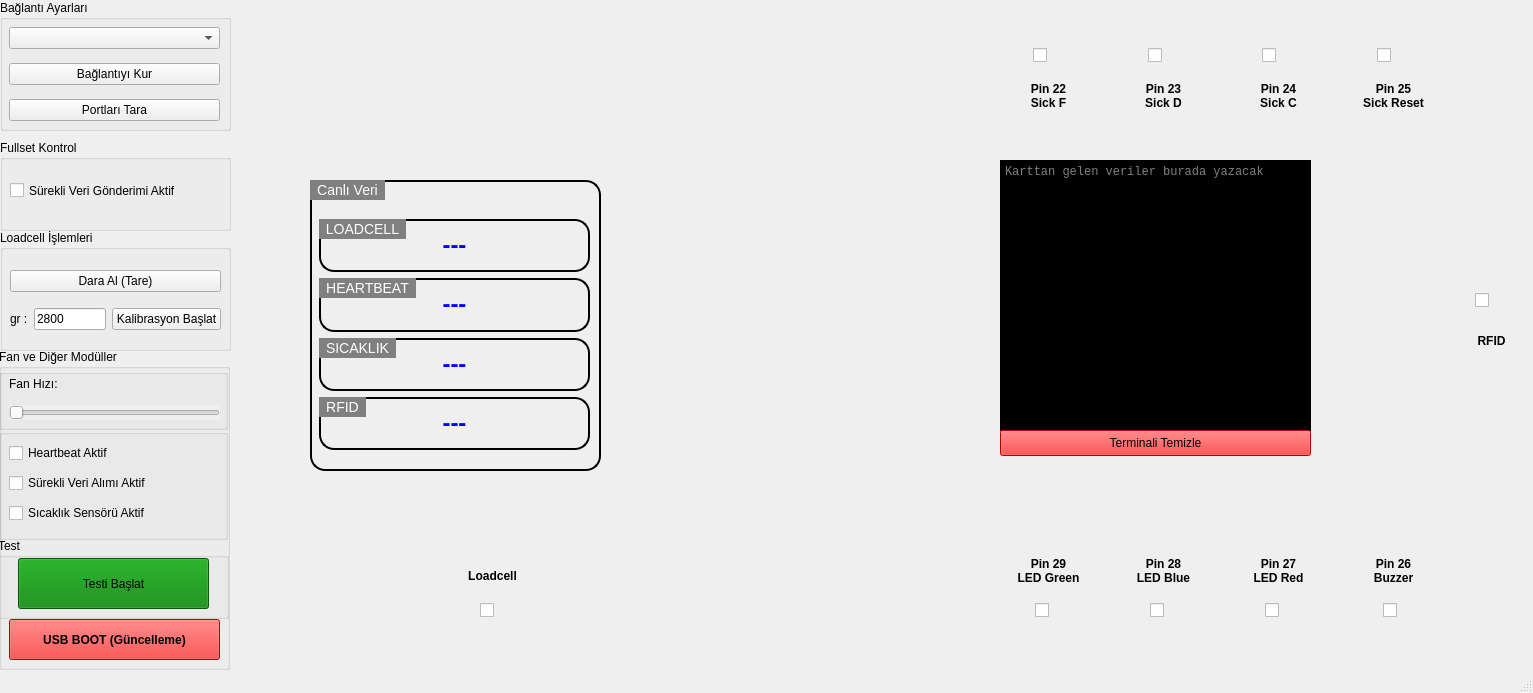
<?xml version="1.0" encoding="UTF-8"?>
<ui version="4.0">
 <class>MainWindow</class>
 <widget class="QMainWindow" name="MainWindow">
  <property name="geometry">
   <rect>
    <x>0</x>
    <y>0</y>
    <width>1533</width>
    <height>693</height>
   </rect>
  </property>
  <property name="windowTitle">
   <string>MainWindow</string>
  </property>
  <property name="autoFillBackground">
   <bool>false</bool>
  </property>
  <property name="styleSheet">
   <string notr="true"/>
  </property>
  <widget class="QWidget" name="centralwidget">
   <widget class="QLabel" name="label">
    <property name="enabled">
     <bool>true</bool>
    </property>
    <property name="geometry">
     <rect>
      <x>230</x>
      <y>0</y>
      <width>1301</width>
      <height>671</height>
     </rect>
    </property>
    <property name="styleSheet">
     <string notr="true"/>
    </property>
    <property name="text">
     <string/>
    </property>
    <property name="pixmap">
     <pixmap>board.png</pixmap>
    </property>
    <property name="scaledContents">
     <bool>true</bool>
    </property>
    <property name="alignment">
     <set>Qt::AlignmentFlag::AlignCenter</set>
    </property>
    <property name="indent">
     <number>-1</number>
    </property>
   </widget>
   <widget class="QCheckBox" name="pin22Button">
    <property name="geometry">
     <rect>
      <x>1033</x>
      <y>45</y>
      <width>21</width>
      <height>20</height>
     </rect>
    </property>
    <property name="cursor">
     <cursorShape>PointingHandCursor</cursorShape>
    </property>
    <property name="styleSheet">
     <string notr="true">color: black;</string>
    </property>
    <property name="text">
     <string/>
    </property>
   </widget>
   <widget class="QCheckBox" name="pin23Button">
    <property name="geometry">
     <rect>
      <x>1148</x>
      <y>45</y>
      <width>21</width>
      <height>20</height>
     </rect>
    </property>
    <property name="cursor">
     <cursorShape>PointingHandCursor</cursorShape>
    </property>
    <property name="styleSheet">
     <string notr="true">color: black;</string>
    </property>
    <property name="text">
     <string/>
    </property>
   </widget>
   <widget class="QCheckBox" name="pin24Button">
    <property name="geometry">
     <rect>
      <x>1262</x>
      <y>45</y>
      <width>21</width>
      <height>20</height>
     </rect>
    </property>
    <property name="cursor">
     <cursorShape>PointingHandCursor</cursorShape>
    </property>
    <property name="styleSheet">
     <string notr="true">color: black;</string>
    </property>
    <property name="text">
     <string/>
    </property>
   </widget>
   <widget class="QCheckBox" name="pin25Button">
    <property name="geometry">
     <rect>
      <x>1377</x>
      <y>45</y>
      <width>21</width>
      <height>20</height>
     </rect>
    </property>
    <property name="cursor">
     <cursorShape>PointingHandCursor</cursorShape>
    </property>
    <property name="styleSheet">
     <string notr="true">color: black;</string>
    </property>
    <property name="text">
     <string/>
    </property>
   </widget>
   <widget class="QCheckBox" name="RFIDButton">
    <property name="geometry">
     <rect>
      <x>1475</x>
      <y>290</y>
      <width>21</width>
      <height>20</height>
     </rect>
    </property>
    <property name="cursor">
     <cursorShape>PointingHandCursor</cursorShape>
    </property>
    <property name="styleSheet">
     <string notr="true">color: black;</string>
    </property>
    <property name="text">
     <string/>
    </property>
   </widget>
   <widget class="QCheckBox" name="pin26Button">
    <property name="geometry">
     <rect>
      <x>1383</x>
      <y>600</y>
      <width>21</width>
      <height>20</height>
     </rect>
    </property>
    <property name="cursor">
     <cursorShape>PointingHandCursor</cursorShape>
    </property>
    <property name="styleSheet">
     <string notr="true">color: black;</string>
    </property>
    <property name="text">
     <string/>
    </property>
   </widget>
   <widget class="QCheckBox" name="pin27Button">
    <property name="geometry">
     <rect>
      <x>1265</x>
      <y>600</y>
      <width>21</width>
      <height>20</height>
     </rect>
    </property>
    <property name="cursor">
     <cursorShape>PointingHandCursor</cursorShape>
    </property>
    <property name="styleSheet">
     <string notr="true">color: black;</string>
    </property>
    <property name="text">
     <string/>
    </property>
   </widget>
   <widget class="QCheckBox" name="pin28Button">
    <property name="geometry">
     <rect>
      <x>1150</x>
      <y>600</y>
      <width>21</width>
      <height>20</height>
     </rect>
    </property>
    <property name="cursor">
     <cursorShape>PointingHandCursor</cursorShape>
    </property>
    <property name="styleSheet">
     <string notr="true">color: black;</string>
    </property>
    <property name="text">
     <string/>
    </property>
   </widget>
   <widget class="QCheckBox" name="pin29Button">
    <property name="geometry">
     <rect>
      <x>1035</x>
      <y>600</y>
      <width>21</width>
      <height>20</height>
     </rect>
    </property>
    <property name="cursor">
     <cursorShape>PointingHandCursor</cursorShape>
    </property>
    <property name="styleSheet">
     <string notr="true">color: black;</string>
    </property>
    <property name="text">
     <string/>
    </property>
   </widget>
   <widget class="QCheckBox" name="loadcellButton">
    <property name="geometry">
     <rect>
      <x>480</x>
      <y>600</y>
      <width>21</width>
      <height>20</height>
     </rect>
    </property>
    <property name="cursor">
     <cursorShape>PointingHandCursor</cursorShape>
    </property>
    <property name="styleSheet">
     <string notr="true">color: black;</string>
    </property>
    <property name="text">
     <string/>
    </property>
   </widget>
   <widget class="QGroupBox" name="connectionSettings">
    <property name="geometry">
     <rect>
      <x>0</x>
      <y>0</y>
      <width>231</width>
      <height>131</height>
     </rect>
    </property>
    <property name="title">
     <string>Bağlantı Ayarları</string>
    </property>
    <widget class="QWidget" name="verticalLayoutWidget">
     <property name="geometry">
      <rect>
       <x>9</x>
       <y>19</y>
       <width>211</width>
       <height>111</height>
      </rect>
     </property>
     <layout class="QVBoxLayout" name="controlLayout">
      <property name="topMargin">
       <number>0</number>
      </property>
      <item>
       <widget class="QComboBox" name="portCombo">
        <property name="enabled">
         <bool>true</bool>
        </property>
        <property name="sizePolicy">
         <sizepolicy hsizetype="Expanding" vsizetype="Fixed">
          <horstretch>0</horstretch>
          <verstretch>0</verstretch>
         </sizepolicy>
        </property>
        <property name="cursor">
         <cursorShape>PointingHandCursor</cursorShape>
        </property>
       </widget>
      </item>
      <item>
       <widget class="QPushButton" name="connectButton">
        <property name="cursor">
         <cursorShape>PointingHandCursor</cursorShape>
        </property>
        <property name="text">
         <string>Bağlantıyı Kur</string>
        </property>
       </widget>
      </item>
      <item>
       <widget class="QPushButton" name="scanPortsButton">
        <property name="minimumSize">
         <size>
          <width>0</width>
          <height>0</height>
         </size>
        </property>
        <property name="cursor">
         <cursorShape>PointingHandCursor</cursorShape>
        </property>
        <property name="text">
         <string>Portları Tara</string>
        </property>
       </widget>
      </item>
     </layout>
    </widget>
   </widget>
   <widget class="QGroupBox" name="pinControls">
    <property name="geometry">
     <rect>
      <x>0</x>
      <y>140</y>
      <width>231</width>
      <height>91</height>
     </rect>
    </property>
    <property name="title">
     <string>Fullset Kontrol</string>
    </property>
    <widget class="QCheckBox" name="fullsetButton">
     <property name="geometry">
      <rect>
       <x>10</x>
       <y>40</y>
       <width>201</width>
       <height>21</height>
      </rect>
     </property>
     <property name="text">
      <string>Sürekli Veri Gönderimi Aktif</string>
     </property>
    </widget>
   </widget>
   <widget class="QGroupBox" name="groupBox">
    <property name="geometry">
     <rect>
      <x>0</x>
      <y>230</y>
      <width>231</width>
      <height>121</height>
     </rect>
    </property>
    <property name="title">
     <string>Loadcell İşlemleri</string>
    </property>
    <widget class="QWidget" name="verticalLayoutWidget_2">
     <property name="geometry">
      <rect>
       <x>10</x>
       <y>30</y>
       <width>211</width>
       <height>81</height>
      </rect>
     </property>
     <layout class="QVBoxLayout" name="verticalLayout">
      <item>
       <widget class="QPushButton" name="loadcellTareButton">
        <property name="cursor">
         <cursorShape>PointingHandCursor</cursorShape>
        </property>
        <property name="text">
         <string>Dara Al (Tare)</string>
        </property>
       </widget>
      </item>
      <item>
       <layout class="QHBoxLayout" name="horizontalLayout">
        <item>
         <widget class="QLabel" name="calibrateLabel">
          <property name="text">
           <string>gr :</string>
          </property>
         </widget>
        </item>
        <item>
         <widget class="QLineEdit" name="calibrateWeight">
          <property name="cursor">
           <cursorShape>IBeamCursor</cursorShape>
          </property>
          <property name="inputMethodHints">
           <set>Qt::InputMethodHint::ImhDigitsOnly</set>
          </property>
          <property name="inputMask">
           <string/>
          </property>
          <property name="text">
           <string>2800</string>
          </property>
          <property name="dragEnabled">
           <bool>false</bool>
          </property>
          <property name="placeholderText">
           <string/>
          </property>
         </widget>
        </item>
        <item>
         <widget class="QPushButton" name="runCalibrateButton">
          <property name="cursor">
           <cursorShape>PointingHandCursor</cursorShape>
          </property>
          <property name="text">
           <string>Kalibrasyon Başlat</string>
          </property>
         </widget>
        </item>
       </layout>
      </item>
     </layout>
    </widget>
   </widget>
   <widget class="QGroupBox" name="groupBox_2">
    <property name="geometry">
     <rect>
      <x>-1</x>
      <y>349</y>
      <width>231</width>
      <height>321</height>
     </rect>
    </property>
    <property name="title">
     <string>Fan ve Diğer Modüller</string>
    </property>
    <widget class="QGroupBox" name="groupBox_3">
     <property name="geometry">
      <rect>
       <x>0</x>
       <y>20</y>
       <width>229</width>
       <height>61</height>
      </rect>
     </property>
     <property name="title">
      <string/>
     </property>
     <widget class="QWidget" name="verticalLayoutWidget_4">
      <property name="geometry">
       <rect>
        <x>10</x>
        <y>0</y>
        <width>211</width>
        <height>51</height>
       </rect>
      </property>
      <layout class="QVBoxLayout" name="verticalLayout_3">
       <item>
        <widget class="QLabel" name="label_2">
         <property name="text">
          <string>Fan Hızı:</string>
         </property>
         <property name="indent">
          <number>0</number>
         </property>
        </widget>
       </item>
       <item>
        <widget class="QSlider" name="fanSlider">
         <property name="sizePolicy">
          <sizepolicy hsizetype="Expanding" vsizetype="Fixed">
           <horstretch>0</horstretch>
           <verstretch>0</verstretch>
          </sizepolicy>
         </property>
         <property name="autoFillBackground">
          <bool>true</bool>
         </property>
         <property name="sliderPosition">
          <number>0</number>
         </property>
         <property name="orientation">
          <enum>Qt::Orientation::Horizontal</enum>
         </property>
        </widget>
       </item>
      </layout>
     </widget>
    </widget>
    <widget class="QGroupBox" name="groupBox_4">
     <property name="geometry">
      <rect>
       <x>0</x>
       <y>80</y>
       <width>229</width>
       <height>111</height>
      </rect>
     </property>
     <property name="title">
      <string/>
     </property>
     <widget class="QWidget" name="verticalLayoutWidget_5">
      <property name="geometry">
       <rect>
        <x>10</x>
        <y>10</y>
        <width>211</width>
        <height>91</height>
       </rect>
      </property>
      <layout class="QVBoxLayout" name="verticalLayout_4">
       <item>
        <widget class="QCheckBox" name="heartbeatCheckBox">
         <property name="cursor">
          <cursorShape>PointingHandCursor</cursorShape>
         </property>
         <property name="text">
          <string>Heartbeat Aktif</string>
         </property>
        </widget>
       </item>
       <item>
        <widget class="QCheckBox" name="continuousCheckBox">
         <property name="cursor">
          <cursorShape>PointingHandCursor</cursorShape>
         </property>
         <property name="text">
          <string>Sürekli Veri Alımı Aktif</string>
         </property>
        </widget>
       </item>
       <item>
        <widget class="QCheckBox" name="temperatureCheckBox">
         <property name="cursor">
          <cursorShape>PointingHandCursor</cursorShape>
         </property>
         <property name="text">
          <string>Sıcaklık Sensörü Aktif</string>
         </property>
        </widget>
       </item>
      </layout>
     </widget>
    </widget>
    <widget class="QPushButton" name="bootButton">
     <property name="geometry">
      <rect>
       <x>10</x>
       <y>270</y>
       <width>211</width>
       <height>41</height>
      </rect>
     </property>
     <property name="cursor">
      <cursorShape>PointingHandCursor</cursorShape>
     </property>
     <property name="styleSheet">
      <string notr="true">background-color: red;
color: black; font: bold;</string>
     </property>
     <property name="text">
      <string>USB BOOT (Güncelleme)</string>
     </property>
     <property name="autoDefault">
      <bool>false</bool>
     </property>
     <property name="default">
      <bool>false</bool>
     </property>
     <property name="flat">
      <bool>false</bool>
     </property>
    </widget>
    <widget class="QGroupBox" name="testGroupBox">
     <property name="geometry">
      <rect>
       <x>-1</x>
       <y>189</y>
       <width>231</width>
       <height>81</height>
      </rect>
     </property>
     <property name="title">
      <string>Test</string>
     </property>
     <widget class="QPushButton" name="testButton">
      <property name="geometry">
       <rect>
        <x>20</x>
        <y>20</y>
        <width>191</width>
        <height>51</height>
       </rect>
      </property>
      <property name="cursor">
       <cursorShape>PointingHandCursor</cursorShape>
      </property>
      <property name="styleSheet">
       <string notr="true">background-color: green</string>
      </property>
      <property name="text">
       <string>Testi Başlat</string>
      </property>
     </widget>
    </widget>
   </widget>
   <widget class="QTextEdit" name="logScreen">
    <property name="geometry">
     <rect>
      <x>1000</x>
      <y>160</y>
      <width>311</width>
      <height>271</height>
     </rect>
    </property>
    <property name="autoFillBackground">
     <bool>false</bool>
    </property>
    <property name="styleSheet">
     <string notr="true">background-color: black; color: white; font-family: Consolas;</string>
    </property>
    <property name="readOnly">
     <bool>true</bool>
    </property>
    <property name="placeholderText">
     <string>Karttan gelen veriler burada yazacak</string>
    </property>
   </widget>
   <widget class="QLabel" name="pin22Label">
    <property name="geometry">
     <rect>
      <x>1013</x>
      <y>75</y>
      <width>71</width>
      <height>41</height>
     </rect>
    </property>
    <property name="styleSheet">
     <string notr="true">color: black; font: bold;</string>
    </property>
    <property name="text">
     <string>Pin 22
Sick F</string>
    </property>
    <property name="alignment">
     <set>Qt::AlignmentFlag::AlignCenter</set>
    </property>
   </widget>
   <widget class="QLabel" name="pin23Label">
    <property name="geometry">
     <rect>
      <x>1128</x>
      <y>75</y>
      <width>71</width>
      <height>41</height>
     </rect>
    </property>
    <property name="styleSheet">
     <string notr="true">color: black; font: bold;</string>
    </property>
    <property name="text">
     <string>Pin 23
Sick D</string>
    </property>
    <property name="alignment">
     <set>Qt::AlignmentFlag::AlignCenter</set>
    </property>
   </widget>
   <widget class="QLabel" name="pin24Label">
    <property name="geometry">
     <rect>
      <x>1243</x>
      <y>75</y>
      <width>71</width>
      <height>41</height>
     </rect>
    </property>
    <property name="styleSheet">
     <string notr="true">color: black; font: bold;</string>
    </property>
    <property name="text">
     <string>Pin 24
Sick C</string>
    </property>
    <property name="alignment">
     <set>Qt::AlignmentFlag::AlignCenter</set>
    </property>
   </widget>
   <widget class="QLabel" name="pin25Label">
    <property name="geometry">
     <rect>
      <x>1358</x>
      <y>75</y>
      <width>71</width>
      <height>41</height>
     </rect>
    </property>
    <property name="styleSheet">
     <string notr="true">color: black; font: bold;</string>
    </property>
    <property name="text">
     <string>Pin 25
Sick Reset</string>
    </property>
    <property name="alignment">
     <set>Qt::AlignmentFlag::AlignCenter</set>
    </property>
   </widget>
   <widget class="QLabel" name="RFIDLabel">
    <property name="geometry">
     <rect>
      <x>1456</x>
      <y>320</y>
      <width>71</width>
      <height>41</height>
     </rect>
    </property>
    <property name="styleSheet">
     <string notr="true">color: black; font: bold;</string>
    </property>
    <property name="text">
     <string>RFID</string>
    </property>
    <property name="alignment">
     <set>Qt::AlignmentFlag::AlignCenter</set>
    </property>
   </widget>
   <widget class="QLabel" name="pin26Label">
    <property name="geometry">
     <rect>
      <x>1358</x>
      <y>550</y>
      <width>71</width>
      <height>41</height>
     </rect>
    </property>
    <property name="styleSheet">
     <string notr="true">color: black; font: bold;</string>
    </property>
    <property name="text">
     <string>Pin 26
Buzzer</string>
    </property>
    <property name="alignment">
     <set>Qt::AlignmentFlag::AlignCenter</set>
    </property>
   </widget>
   <widget class="QLabel" name="pin27Label">
    <property name="geometry">
     <rect>
      <x>1243</x>
      <y>550</y>
      <width>71</width>
      <height>41</height>
     </rect>
    </property>
    <property name="styleSheet">
     <string notr="true">color: black; font: bold;</string>
    </property>
    <property name="text">
     <string>Pin 27
LED Red</string>
    </property>
    <property name="alignment">
     <set>Qt::AlignmentFlag::AlignCenter</set>
    </property>
   </widget>
   <widget class="QLabel" name="pin28Label">
    <property name="geometry">
     <rect>
      <x>1128</x>
      <y>550</y>
      <width>71</width>
      <height>41</height>
     </rect>
    </property>
    <property name="styleSheet">
     <string notr="true">color: black; font: bold;</string>
    </property>
    <property name="text">
     <string>Pin 28
LED Blue</string>
    </property>
    <property name="alignment">
     <set>Qt::AlignmentFlag::AlignCenter</set>
    </property>
   </widget>
   <widget class="QLabel" name="pin29Label">
    <property name="geometry">
     <rect>
      <x>1013</x>
      <y>550</y>
      <width>71</width>
      <height>41</height>
     </rect>
    </property>
    <property name="styleSheet">
     <string notr="true">color: black; font: bold;</string>
    </property>
    <property name="text">
     <string>Pin 29
LED Green</string>
    </property>
    <property name="alignment">
     <set>Qt::AlignmentFlag::AlignCenter</set>
    </property>
   </widget>
   <widget class="QLabel" name="loadcellLabel">
    <property name="geometry">
     <rect>
      <x>457</x>
      <y>560</y>
      <width>71</width>
      <height>31</height>
     </rect>
    </property>
    <property name="styleSheet">
     <string notr="true">color: black; font: bold;</string>
    </property>
    <property name="text">
     <string>Loadcell</string>
    </property>
    <property name="alignment">
     <set>Qt::AlignmentFlag::AlignCenter</set>
    </property>
   </widget>
   <widget class="QGroupBox" name="groupBox_5">
    <property name="geometry">
     <rect>
      <x>310</x>
      <y>180</y>
      <width>291</width>
      <height>291</height>
     </rect>
    </property>
    <property name="autoFillBackground">
     <bool>false</bool>
    </property>
    <property name="styleSheet">
     <string notr="true">QGroupBox {
	 border: 2px solid black;
    border-radius: 15px;
    font-size: 14px;
}
QGroupBox::title {
	 background-color: gray;
    color: white;
    padding: 2px 5px;
}</string>
    </property>
    <property name="title">
     <string>Canlı Veri</string>
    </property>
    <widget class="QWidget" name="verticalLayoutWidget_3">
     <property name="geometry">
      <rect>
       <x>9</x>
       <y>39</y>
       <width>271</width>
       <height>231</height>
      </rect>
     </property>
     <layout class="QVBoxLayout" name="verticalLayout_2">
      <item>
       <widget class="QGroupBox" name="groupBox_6">
        <property name="title">
         <string>LOADCELL</string>
        </property>
        <widget class="QWidget" name="horizontalLayoutWidget">
         <property name="geometry">
          <rect>
           <x>10</x>
           <y>0</y>
           <width>251</width>
           <height>51</height>
          </rect>
         </property>
         <layout class="QHBoxLayout" name="horizontalLayout_2">
          <item>
           <widget class="QLabel" name="loadcellValueLabel">
            <property name="styleSheet">
             <string notr="true">color: blue; font-weight: bold; font-size: 24px</string>
            </property>
            <property name="text">
             <string>---</string>
            </property>
            <property name="alignment">
             <set>Qt::AlignmentFlag::AlignCenter</set>
            </property>
            <property name="wordWrap">
             <bool>false</bool>
            </property>
           </widget>
          </item>
         </layout>
        </widget>
       </widget>
      </item>
      <item>
       <widget class="QGroupBox" name="groupBox_7">
        <property name="title">
         <string>HEARTBEAT</string>
        </property>
        <widget class="QWidget" name="horizontalLayoutWidget_2">
         <property name="geometry">
          <rect>
           <x>10</x>
           <y>0</y>
           <width>251</width>
           <height>51</height>
          </rect>
         </property>
         <layout class="QHBoxLayout" name="horizontalLayout_4">
          <item>
           <widget class="QLabel" name="heartbeatValueLabel">
            <property name="styleSheet">
             <string notr="true">color: blue; font-weight: bold; font-size: 24px</string>
            </property>
            <property name="text">
             <string>---</string>
            </property>
            <property name="alignment">
             <set>Qt::AlignmentFlag::AlignCenter</set>
            </property>
            <property name="wordWrap">
             <bool>false</bool>
            </property>
           </widget>
          </item>
         </layout>
        </widget>
       </widget>
      </item>
      <item>
       <widget class="QGroupBox" name="groupBox_8">
        <property name="title">
         <string>SICAKLIK</string>
        </property>
        <widget class="QWidget" name="horizontalLayoutWidget_3">
         <property name="geometry">
          <rect>
           <x>10</x>
           <y>0</y>
           <width>251</width>
           <height>51</height>
          </rect>
         </property>
         <layout class="QHBoxLayout" name="horizontalLayout_5">
          <item>
           <widget class="QLabel" name="temperatureValueLabel">
            <property name="styleSheet">
             <string notr="true">color: blue; font-weight: bold; font-size: 24px</string>
            </property>
            <property name="text">
             <string>---</string>
            </property>
            <property name="alignment">
             <set>Qt::AlignmentFlag::AlignCenter</set>
            </property>
            <property name="wordWrap">
             <bool>false</bool>
            </property>
           </widget>
          </item>
         </layout>
        </widget>
       </widget>
      </item>
      <item>
       <widget class="QGroupBox" name="groupBox_9">
        <property name="title">
         <string>RFID</string>
        </property>
        <widget class="QWidget" name="horizontalLayoutWidget_4">
         <property name="geometry">
          <rect>
           <x>10</x>
           <y>0</y>
           <width>251</width>
           <height>51</height>
          </rect>
         </property>
         <layout class="QHBoxLayout" name="horizontalLayout_6">
          <item>
           <widget class="QLabel" name="RFIDValueLabel">
            <property name="styleSheet">
             <string notr="true">color: blue; font-weight: bold; font-size: 24px</string>
            </property>
            <property name="text">
             <string>---</string>
            </property>
            <property name="alignment">
             <set>Qt::AlignmentFlag::AlignCenter</set>
            </property>
            <property name="wordWrap">
             <bool>false</bool>
            </property>
           </widget>
          </item>
         </layout>
        </widget>
       </widget>
      </item>
     </layout>
    </widget>
   </widget>
   <widget class="QPushButton" name="clearButton">
    <property name="geometry">
     <rect>
      <x>1000</x>
      <y>430</y>
      <width>311</width>
      <height>26</height>
     </rect>
    </property>
    <property name="cursor">
     <cursorShape>PointingHandCursor</cursorShape>
    </property>
    <property name="styleSheet">
     <string notr="true">background-color: red</string>
    </property>
    <property name="text">
     <string>Terminali Temizle</string>
    </property>
   </widget>
  </widget>
  <widget class="QStatusBar" name="statusbar"/>
 </widget>
 <resources/>
 <connections/>
</ui>
